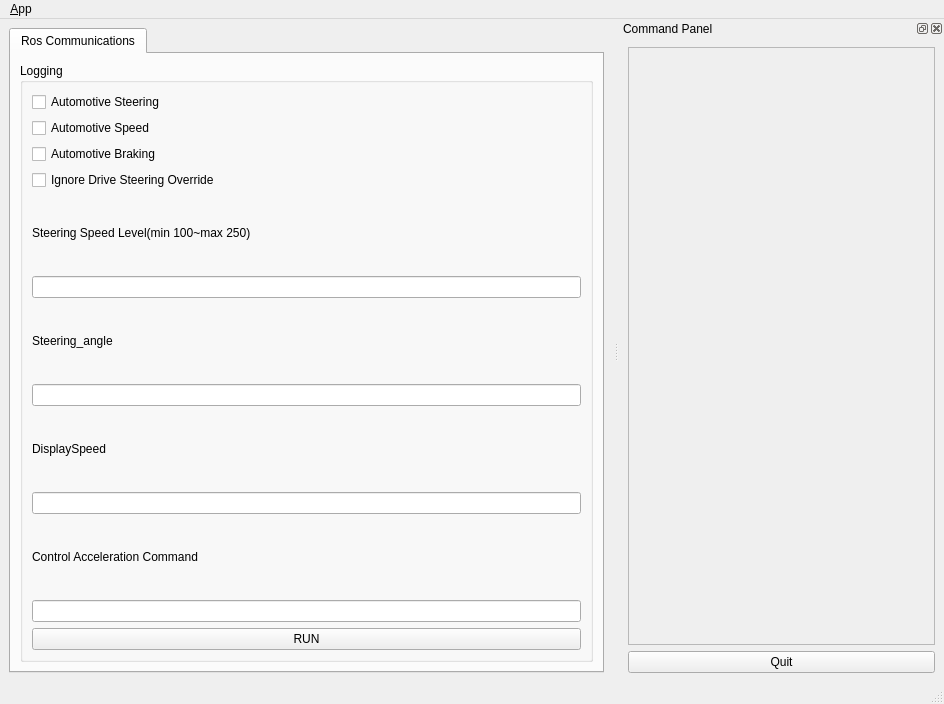
<?xml version="1.0" encoding="UTF-8"?>
<ui version="4.0">
 <class>MainWindowDesign</class>
 <widget class="QMainWindow" name="MainWindowDesign">
  <property name="geometry">
   <rect>
    <x>0</x>
    <y>0</y>
    <width>944</width>
    <height>704</height>
   </rect>
  </property>
  <property name="windowTitle">
   <string>QRosApp</string>
  </property>
  <property name="windowIcon">
   <iconset resource="../resources/images.qrc">
    <normaloff>:/images/icon.png</normaloff>:/images/icon.png</iconset>
  </property>
  <property name="locale">
   <locale language="English" country="Australia"/>
  </property>
  <widget class="QWidget" name="centralwidget">
   <layout class="QHBoxLayout">
    <item>
     <widget class="QTabWidget" name="tab_manager">
      <property name="minimumSize">
       <size>
        <width>100</width>
        <height>0</height>
       </size>
      </property>
      <property name="locale">
       <locale language="English" country="Australia"/>
      </property>
      <property name="currentIndex">
       <number>0</number>
      </property>
      <widget class="QWidget" name="tab_status">
       <attribute name="title">
        <string>Ros Communications</string>
       </attribute>
       <layout class="QVBoxLayout" name="verticalLayout_2">
        <item>
         <widget class="QGroupBox" name="groupBox_12">
          <property name="sizePolicy">
           <sizepolicy hsizetype="MinimumExpanding" vsizetype="Preferred">
            <horstretch>0</horstretch>
            <verstretch>0</verstretch>
           </sizepolicy>
          </property>
          <property name="title">
           <string>Logging</string>
          </property>
          <layout class="QGridLayout" name="gridLayout_3">
           <item row="12" column="0">
            <widget class="QLineEdit" name="lineEditSteeringAngle"/>
           </item>
           <item row="8" column="0">
            <widget class="QLabel" name="label_4">
             <property name="text">
              <string>Steering Speed Level(min 100~max 250) </string>
             </property>
            </widget>
           </item>
           <item row="4" column="0">
            <widget class="QCheckBox" name="checkBoxIgnoreDriveSteeringOverride">
             <property name="text">
              <string>Ignore Drive Steering Override</string>
             </property>
            </widget>
           </item>
           <item row="9" column="0">
            <widget class="QLineEdit" name="lineEditSteeringSpeed"/>
           </item>
           <item row="15" column="0">
            <widget class="QLabel" name="label_7">
             <property name="text">
              <string>Control Acceleration Command</string>
             </property>
            </widget>
           </item>
           <item row="16" column="0">
            <widget class="QLineEdit" name="lineEditControlAcc"/>
           </item>
           <item row="11" column="0">
            <widget class="QLabel" name="label_5">
             <property name="text">
              <string>Steering_angle</string>
             </property>
            </widget>
           </item>
           <item row="14" column="0">
            <widget class="QLineEdit" name="lineEditDisplaySpeed"/>
           </item>
           <item row="0" column="0">
            <widget class="QCheckBox" name="checkBoxAutomotiveSteering">
             <property name="text">
              <string>Automotive Steering</string>
             </property>
            </widget>
           </item>
           <item row="13" column="0">
            <widget class="QLabel" name="label_6">
             <property name="text">
              <string>DisplaySpeed</string>
             </property>
            </widget>
           </item>
           <item row="1" column="0">
            <widget class="QCheckBox" name="checkBoxAutomotiveSpeed">
             <property name="text">
              <string>Automotive Speed</string>
             </property>
            </widget>
           </item>
           <item row="2" column="0">
            <widget class="QCheckBox" name="checkBoxAutomotiveBraking">
             <property name="text">
              <string>Automotive Braking</string>
             </property>
            </widget>
           </item>
           <item row="17" column="0">
            <widget class="QPushButton" name="pushButton">
             <property name="text">
              <string>RUN</string>
             </property>
            </widget>
           </item>
          </layout>
         </widget>
        </item>
       </layout>
      </widget>
     </widget>
    </item>
   </layout>
  </widget>
  <widget class="QMenuBar" name="menubar">
   <property name="geometry">
    <rect>
     <x>0</x>
     <y>0</y>
     <width>944</width>
     <height>19</height>
    </rect>
   </property>
   <widget class="QMenu" name="menu_File">
    <property name="title">
     <string>&amp;App</string>
    </property>
    <addaction name="action_Preferences"/>
    <addaction name="separator"/>
    <addaction name="actionAbout"/>
    <addaction name="actionAbout_Qt"/>
    <addaction name="separator"/>
    <addaction name="action_Quit"/>
   </widget>
   <addaction name="menu_File"/>
  </widget>
  <widget class="QStatusBar" name="statusbar"/>
  <widget class="QDockWidget" name="dock_status">
   <property name="sizePolicy">
    <sizepolicy hsizetype="Minimum" vsizetype="Preferred">
     <horstretch>0</horstretch>
     <verstretch>0</verstretch>
    </sizepolicy>
   </property>
   <property name="minimumSize">
    <size>
     <width>325</width>
     <height>368</height>
    </size>
   </property>
   <property name="allowedAreas">
    <set>Qt::RightDockWidgetArea</set>
   </property>
   <property name="windowTitle">
    <string>Command Panel</string>
   </property>
   <attribute name="dockWidgetArea">
    <number>2</number>
   </attribute>
   <widget class="QWidget" name="dockWidgetContents_2">
    <layout class="QVBoxLayout" name="verticalLayout">
     <item>
      <widget class="QFrame" name="frame">
       <property name="sizePolicy">
        <sizepolicy hsizetype="Minimum" vsizetype="Preferred">
         <horstretch>0</horstretch>
         <verstretch>0</verstretch>
        </sizepolicy>
       </property>
       <property name="frameShape">
        <enum>QFrame::StyledPanel</enum>
       </property>
       <property name="frameShadow">
        <enum>QFrame::Raised</enum>
       </property>
       <layout class="QVBoxLayout" name="verticalLayout_3">
        <item>
         <spacer name="verticalSpacer_3">
          <property name="orientation">
           <enum>Qt::Vertical</enum>
          </property>
          <property name="sizeHint" stdset="0">
           <size>
            <width>20</width>
            <height>233</height>
           </size>
          </property>
         </spacer>
        </item>
       </layout>
      </widget>
     </item>
     <item>
      <widget class="QPushButton" name="quit_button">
       <property name="sizePolicy">
        <sizepolicy hsizetype="MinimumExpanding" vsizetype="Fixed">
         <horstretch>0</horstretch>
         <verstretch>0</verstretch>
        </sizepolicy>
       </property>
       <property name="text">
        <string>Quit</string>
       </property>
      </widget>
     </item>
    </layout>
   </widget>
  </widget>
  <action name="action_Quit">
   <property name="text">
    <string>&amp;Quit</string>
   </property>
   <property name="shortcut">
    <string>Ctrl+Q</string>
   </property>
   <property name="shortcutContext">
    <enum>Qt::ApplicationShortcut</enum>
   </property>
  </action>
  <action name="action_Preferences">
   <property name="text">
    <string>&amp;Preferences</string>
   </property>
  </action>
  <action name="actionAbout">
   <property name="text">
    <string>&amp;About</string>
   </property>
  </action>
  <action name="actionAbout_Qt">
   <property name="text">
    <string>About &amp;Qt</string>
   </property>
  </action>
 </widget>
 <resources>
  <include location="../resources/images.qrc"/>
 </resources>
 <connections>
  <connection>
   <sender>action_Quit</sender>
   <signal>triggered()</signal>
   <receiver>MainWindowDesign</receiver>
   <slot>close()</slot>
   <hints>
    <hint type="sourcelabel">
     <x>-1</x>
     <y>-1</y>
    </hint>
    <hint type="destinationlabel">
     <x>399</x>
     <y>299</y>
    </hint>
   </hints>
  </connection>
  <connection>
   <sender>quit_button</sender>
   <signal>clicked()</signal>
   <receiver>MainWindowDesign</receiver>
   <slot>close()</slot>
   <hints>
    <hint type="sourcelabel">
     <x>859</x>
     <y>552</y>
    </hint>
    <hint type="destinationlabel">
     <x>469</x>
     <y>299</y>
    </hint>
   </hints>
  </connection>
 </connections>
</ui>
